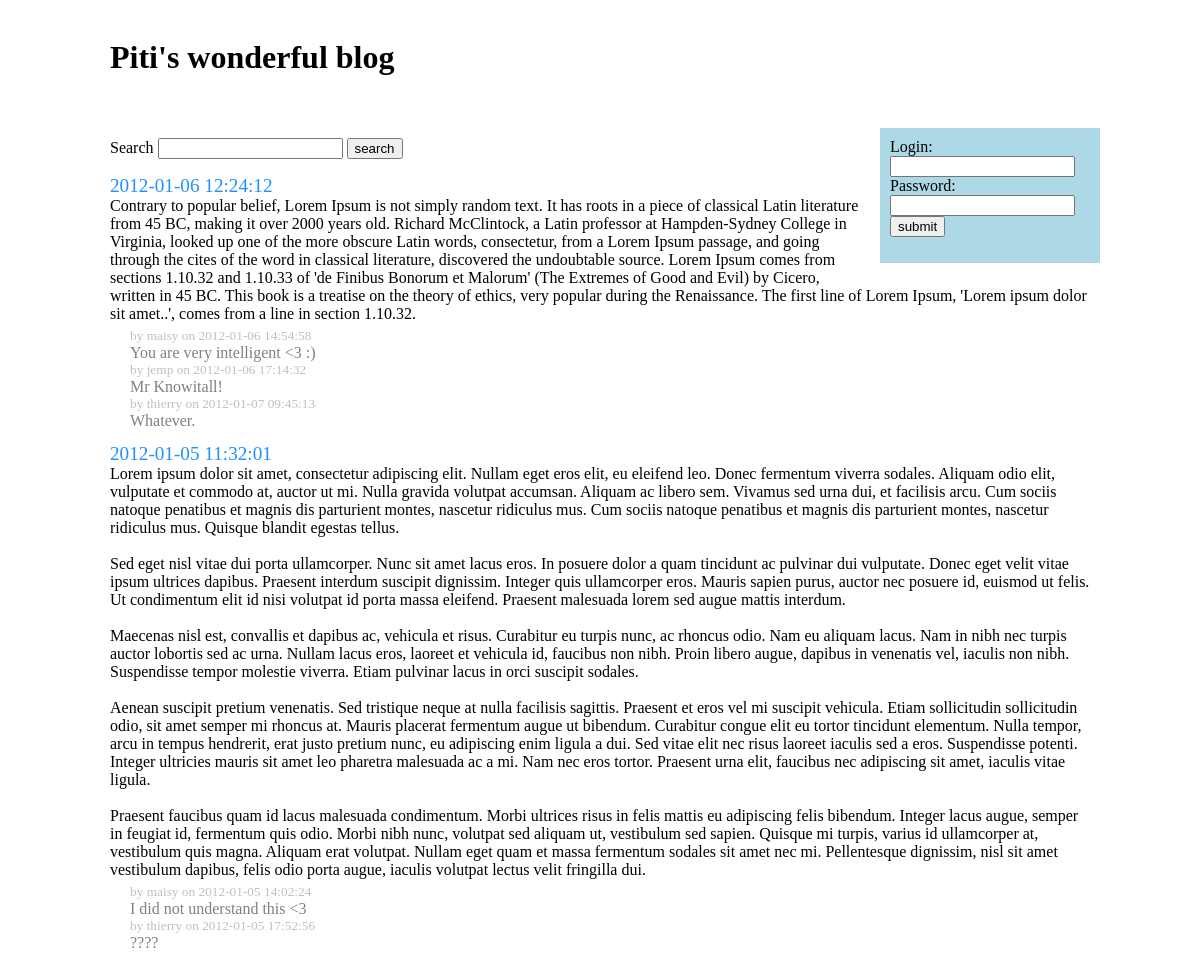
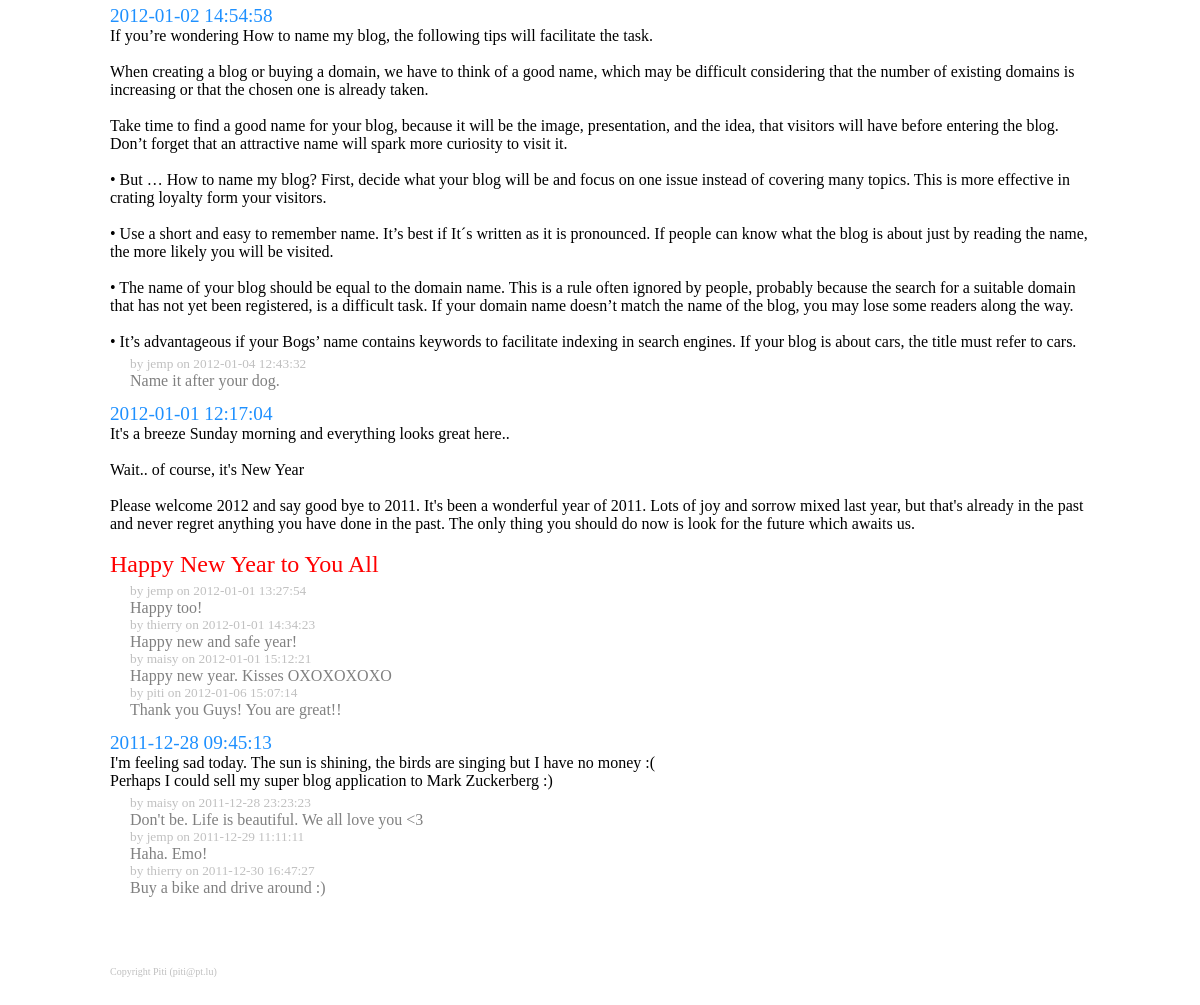
The page / on the database its author committed (2 pictures, top to bottom).
### tables this page shows
CREATE TABLE `entries` (
  `id_entries` int(11) NOT NULL AUTO_INCREMENT,
  `entry_text` text,
  `entry_date` datetime DEFAULT NULL,
  PRIMARY KEY (`id_entries`)
);

CREATE TABLE `comments` (
  `id_comments` int(11) NOT NULL AUTO_INCREMENT,
  `id_entries` int(11) DEFAULT NULL,
  `comment_text` text,
  `comment_date` datetime DEFAULT NULL,
  `id_users` int(11) DEFAULT NULL,
  PRIMARY KEY (`id_comments`)
);

### includes/functions.php (called while the page is built, shortened)
<?php
function dbQuery($query,$conn)
{
	$result=mysql_query($query,$conn);
	return $result;
}

### actions/list.php (the view, shortened to what this page needs)
<?php
	if (!isset($_GET['search']) || empty($_GET['search']))
	{
		$search='';
		$query="SELECT * FROM entries ORDER BY entry_date DESC LIMIT 0,".$config['display']['latest'];
	}
	else
	{
		$search=$_GET['search'];
		$query="SELECT * FROM entries WHERE entry_text LIKE '%$search%' ORDER BY entry_date DESC";
	}
	$result=dbQuery($query, $conn);
	$view='';
	$view.=
<<<SEARCH
	<form name="searchForm" method="get" action="/index.php?action=list">
	       <label for="search">Search</label>
	       <input type="text" name="search" value="$search"/>
	       <input type="submit" name="submit" value="search"/>
	</form>
SEARCH;
	while($row=mysql_fetch_row($result))
	{
		$view.="<div class='date'>";
		$view.=$row[2];
		$view.="</div>";
		$view.="<div class='entry'>";
		$view.=preg_replace('/\n/',"<br/>",$row[1]);
		$view.="</div>";
		$query="SELECT * FROM comments LEFT JOIN users ON users.id_users=comments.id_users WHERE id_entries=".$row[0]." ORDER BY comment_date";
		$commentsRes=dbQuery($query, $conn);
		while($rowComm=mysql_fetch_row($commentsRes))
		{
			$view.="<div class='commentDate'>";
			$view.="by ".$rowComm[6]." on ".$rowComm[3];
			$view.="</div>";
			$view.="<div class='comment'>";
			$view.=$rowComm[2];
			$view.="</div>";
		}
		$view.="<br/>";
	}

### header.php (shortened to what this page needs)
<html>
	<head>
	</head>
	<body>
		<div id="header">
			<h1><?=$config['display']['title']?></h1>
		</div>

### index.php (shortened to what this page needs)
<?php
$config=parse_ini_file('config.ini',true);
require_once 'includes/database.php';
require_once 'includes/functions.php';
if (isset($_GET['action']) && !empty($_GET['action']))
{
	if ((!isset($_SESSION['login']) || empty($_SESSION['login'])) && $_GET['action']!='login.php')
	{
		require_once 'actions/list.php';
		errorMessage('You have to be logged in to execute this action');
	}
	else
	{
		require_once 'actions/'.$_GET['action'];
	}
}
else
{
	require_once 'actions/list.php';
}
require_once 'header.php';
if (isset($_SESSION['login']) && !empty($_SESSION['login'])):
?>
	<div id="right">
		<p>Welcome <?=$_SESSION['login']?></p>
		<p><a href="/index.php?action=logout.php">logout</a>
	</div>
<?php
else:
?>
	<div id="right">
		<form name="loginForm" action="index.php?action=login.php" method="post">
			<label for="login">Login:</label>
			<br/>
			<input type="text" name="login" id="login"/>
			<br/>
			<label for="password">Password:</label>
			<br/>
			<input type="password" name="password" id="password"/>
			<br/>
			<input type="submit" name="submit" value="submit"/>
		</form>
	</div>
<?php
endif;
?>
<div id="main">
<?php
echo "$view<br/><br/>";
?>
</div>
<?php
require_once 'footer.php';

### footer.php
		<div id="footer">Copyright Piti (piti@pt.lu)</div>
	</body>
</html>

### header.php (style rules this page uses)
body { width:1000px;margin-left:auto;margin-right:auto; }
#header { padding:10px;height:100px; }
#footer { padding:10px;height:50px;color:silver;font-size:10px; }
#main { padding:10px; }
#right { margin-left:20px;margin-bottom:20px;padding:10px;width:200px;float:right;background-color:lightblue; }
.date { color:dodgerblue;font-size:larger; }
.entry { color:black; }
.commentDate { color:silver;position:relative;left:20px;top:5px;font-size:smaller; }
.comment { color:grey;position:relative;left:20px;top:5px; }

### rows shown on the page
entries: value "2012-01-06 12:24:12", entry_text "Contrary to popular belief, Lorem Ipsum is not simply random text. It has roots in a piece of classical Latin literature from 45 BC, making it over 2000 years old. Richard McClintock, a Latin professor at Hampden-Sydney College in Virginia, looked up one of the more obscure Latin words, consectetur, from a Lorem Ipsum passage, and going through the cites of the word in classical literature, discovered the undoubtable source. Lorem Ipsum comes from sections 1.10.32 and 1.10.33 of 'de Finibus Bonorum et Malorum' (The Extremes of Good and Evil) by Cicero, written in 45 BC. This book is a treatise on the theory of ethics, very popular during the Renaissance. The first line of Lorem Ipsum,…"
comments: value "by maisy on 2012-01-06 14:54:58 You are very intelligent <3 :)"
comments: value "by jemp on 2012-01-06 17:14:32 Mr Knowitall!"
comments: value "by thierry on 2012-01-07 09:45:13 Whatever."
entries: value "2012-01-05 11:32:01", entry_text "Lorem ipsum dolor sit amet, consectetur adipiscing elit. Nullam eget eros elit, eu eleifend leo. Donec fermentum viverra sodales. Aliquam odio elit, vulputate et commodo at, auctor ut mi. Nulla gravida volutpat accumsan. Aliquam ac libero sem. Vivamus sed urna dui, et facilisis arcu. Cum sociis natoque penatibus et magnis dis parturient montes, nascetur ridiculus mus. Cum sociis natoque penatibus et magnis dis parturient montes, nascetur ridiculus mus. Quisque blandit egestas tellus. Sed eget nisl vitae dui porta ullamcorper. Nunc sit amet lacus eros. In posuere dolor a quam tincidunt ac pulvinar dui vulputate. Donec eget velit vitae ipsum ultrices dapibus. Praesent interdum suscipit…"
comments: value "by maisy on 2012-01-05 14:02:24 I did not understand this <3"
comments: value "by thierry on 2012-01-05 17:52:56 ????"
entries: value "2012-01-02 14:54:58", entry_text "If you’re wondering How to name my blog, the following tips will facilitate the task. When creating a blog or buying a domain, we have to think of a good name, which may be difficult considering that the number of existing domains is increasing or that the chosen one is already taken. Take time to find a good name for your blog, because it will be the image, presentation, and the idea, that visitors will have before entering the blog. Don’t forget that an attractive name will spark more curiosity to visit it. • But … How to name my blog? First, decide what your blog will be and focus on one issue instead of covering many topics. This is more effective in crating loyalty form your visitors.…"
comments: value "by jemp on 2012-01-04 12:43:32 Name it after your dog."
entries: value "2012-01-01 12:17:04", entry_text "It's a breeze Sunday morning and everything looks great here.. Wait.. of course, it's New Year Please welcome 2012 and say good bye to 2011. It's been a wonderful year of 2011. Lots of joy and sorrow mixed last year, but that's already in the past and never regret anything you have done in the past. The only thing you should do now is look for the future which awaits us. Happy New Year to You All"
comments: value "by jemp on 2012-01-01 13:27:54 Happy too!"
comments: value "by thierry on 2012-01-01 14:34:23 Happy new and safe year!"
comments: value "by maisy on 2012-01-01 15:12:21 Happy new year. Kisses OXOXOXOXO"
comments: value "by piti on 2012-01-06 15:07:14 Thank you Guys! You are great!!"
entries: value "2011-12-28 09:45:13", entry_text "I'm feeling sad today. The sun is shining, the birds are singing but I have no money :( Perhaps I could sell my super blog application to Mark Zuckerberg :)"
comments: value "by maisy on 2011-12-28 23:23:23 Don't be. Life is beautiful. We all love you <3"
comments: value "by jemp on 2011-12-29 11:11:11 Haha. Emo!"
comments: value "by thierry on 2011-12-30 16:47:27 Buy a bike and drive around :)"

### other values the page prints
$config['display']['title'] "Piti's wonderful blog"
